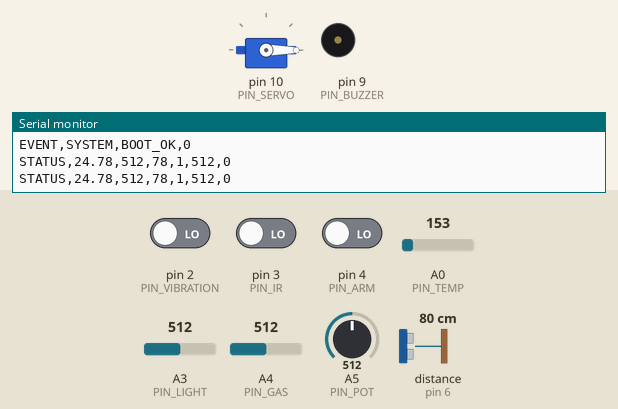
Bench run of a sketch on a simulated Arduino Uno, built with avr-gcc and run on an emulated ATmega328P. Parts: servo, buzzer (waves = sounding, pin HIGH), the last lines printed to the serial monitor. Wiring (inferred from the names in the program): ultrasonic range finder: trigger pin 5; echo pin 6. Inputs (shaded band) come from the test bench; at power-on: pin 4 (PIN_ARM) LOW, pin 2 (PIN_VIBRATION) LOW, pin 3 (PIN_IR) LOW, A0 (PIN_TEMP) = 153, A3 (PIN_LIGHT) = 512, A4 (PIN_GAS) = 512, A5 (PIN_POT) = 512, distance to the obstacle (sensor on pin 6) 80 cm. The echo pulse lasts 58.3 µs per cm; pins used as bus, display or sensor lines are not drawn.

Above: at 1.2 s.
1.3 s: pin 4 (PIN_ARM) driven HIGH
At 1.7 s:
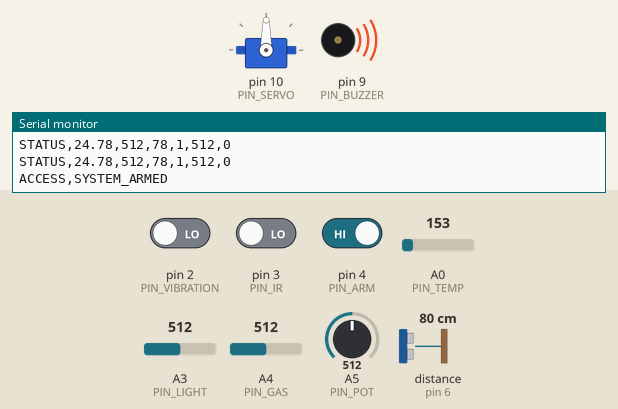
At 3.0 s:
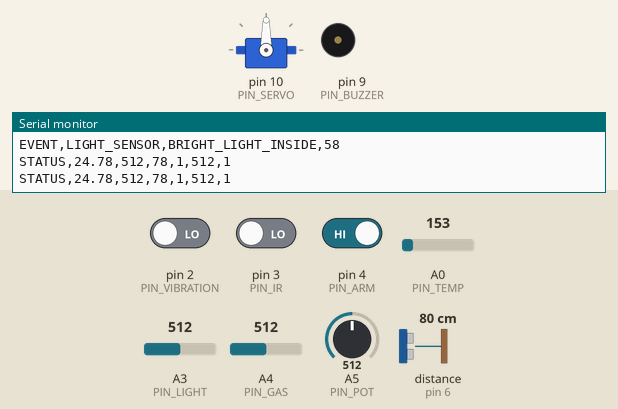
3.3 s: pin 4 (PIN_ARM) driven LOW
At 4.7 s:
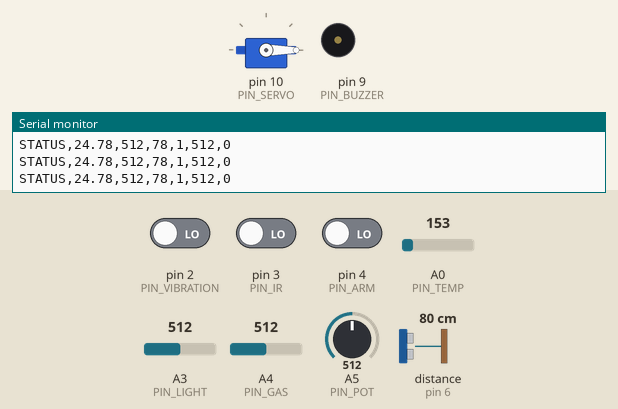
Timing chart, 0 to 6.3 s (numbered marks = the images above; inputs shaded):
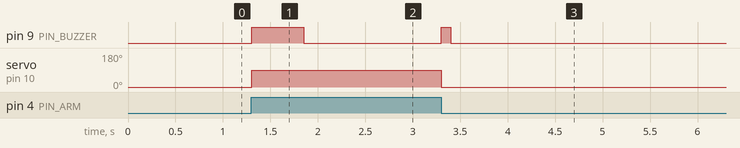

The sketch:

blood_bank_monitor.ino
```cpp
/*
 * Smart Tamper-Proof Blood Storage Box — Arduino UNO Firmware
 * ============================================================
 * Pin Map:
 *   A0  — Temperature sensor (analog, 10mV/°C type like LM35 or TMP36)
 *   A1  — Water / leak sensor (analog)
 *   A2  — Moisture sensor (analog)
 *   A3  — LDR light sensor (analog, HIGH = bright)
 *   A4  — Gas / air-quality sensor (MQ-2 or MQ-135)
 *   A5  — Potentiometer (live tamper-sensitivity tuner)
 *   D2  — Vibration sensor (digital, LOW = triggered on most SW-420 modules)
 *   D3  — IR break-beam / IR obstacle sensor (LOW = object detected / beam broken)
 *   D4  — Arm / Disarm switch (HIGH = ARMED)
 *   D5  — Ultrasonic TRIG
 *   D6  — Ultrasonic ECHO
 *   D9  — Buzzer (active buzzer)
 *   D10 — Servo signal (box lock)
 *
 * Serial Protocol (9600 baud, LF-terminated):
 *   STATUS,<temp_C>,<gas_raw>,<distance_cm>,<vibration>,<light_raw>,<armed>
 *   EVENT,<source>,<detail>,<tamper_score>
 *   ACCESS,<detail>
 */

#include <Servo.h>

// ── Pin definitions ─────────────────────────────────────────────────────────
const int PIN_TEMP      = A0;
const int PIN_WATER     = A1;
const int PIN_MOISTURE  = A2;
const int PIN_LIGHT     = A3;
const int PIN_GAS       = A4;
const int PIN_POT       = A5;

const int PIN_VIBRATION = 2;
const int PIN_IR        = 3;
const int PIN_ARM       = 4;
const int PIN_TRIG      = 5;
const int PIN_ECHO      = 6;
const int PIN_BUZZER    = 9;
const int PIN_SERVO     = 10;

// ── Thresholds (tune after bench test) ──────────────────────────────────────
float TEMP_MIN         = 2.0;    // °C — blood storage lower bound
float TEMP_MAX         = 8.0;    // °C — blood storage upper bound
int   GAS_THRESHOLD    = 400;    // raw ADC — above = gas alert
int   DIST_BASELINE    = 15;     // cm — expected distance inside box
int   DIST_TOLERANCE   = 5;      // cm — allowable deviation
int   LIGHT_THRESHOLD  = 200;    // raw ADC — above = lid likely open (bright)

// ── State ────────────────────────────────────────────────────────────────────
Servo lockServo;
bool  wasArmed       = false;
bool  wasIrTriggered = false;
bool  wasVibration   = false;

const int LOCKED_ANGLE   = 90;
const int UNLOCKED_ANGLE = 0;

unsigned long lastStatusMs   = 0;
unsigned long lastTamperMs   = 0;
const unsigned long STATUS_INTERVAL  = 500;   // ms between STATUS lines
const unsigned long TAMPER_COOLDOWN  = 2000;  // ms between EVENT lines

// ── Setup ────────────────────────────────────────────────────────────────────
void setup() {
  Serial.begin(9600);

  pinMode(PIN_VIBRATION, INPUT);
  pinMode(PIN_IR,        INPUT);
  pinMode(PIN_ARM,       INPUT);
  pinMode(PIN_TRIG,      OUTPUT);
  pinMode(PIN_ECHO,      INPUT);
  pinMode(PIN_BUZZER,    OUTPUT);

  lockServo.attach(PIN_SERVO);
  lockServo.write(UNLOCKED_ANGLE);
  digitalWrite(PIN_BUZZER, LOW);

  Serial.println("EVENT,SYSTEM,BOOT_OK,0");
}

// ── Helpers ──────────────────────────────────────────────────────────────────
float readTemperature() {
  int raw = analogRead(PIN_TEMP);
  // TMP36 / LM35 — adjust formula for your exact sensor:
  //   TMP36: voltage = (raw / 1023.0) * 5000 mV;  temp = (voltage - 500) / 10
  //   LM35:  voltage = (raw / 1023.0) * 5000 mV;  temp = voltage / 10
  float voltage = (raw / 1023.0) * 5000.0;
  return (voltage - 500.0) / 10.0;   // TMP36 formula
}

long readDistanceCm() {
  digitalWrite(PIN_TRIG, LOW);
  delayMicroseconds(2);
  digitalWrite(PIN_TRIG, HIGH);
  delayMicroseconds(10);
  digitalWrite(PIN_TRIG, LOW);
  long duration = pulseIn(PIN_ECHO, HIGH, 30000); // 30ms timeout
  if (duration == 0) return -1;
  return duration * 0.034 / 2;
}

int sensitivityFromPot() {
  // Potentiometer maps to a 0–100 sensitivity score offset
  return map(analogRead(PIN_POT), 0, 1023, 0, 100);
}

void buzz(int ms) {
  digitalWrite(PIN_BUZZER, HIGH);
  delay(ms);
  digitalWrite(PIN_BUZZER, LOW);
}

void sendEvent(const char* source, const char* detail, int score) {
  unsigned long now = millis();
  if (now - lastTamperMs < TAMPER_COOLDOWN) return;
  lastTamperMs = now;
  Serial.print("EVENT,");
  Serial.print(source);
  Serial.print(",");
  Serial.print(detail);
  Serial.print(",");
  Serial.println(score);
}

// ── Main loop ────────────────────────────────────────────────────────────────
void loop() {
  unsigned long now = millis();

  // ── Read sensors ──────────────────────────────────────────────────────────
  float temp     = readTemperature();
  int   gas      = analogRead(PIN_GAS);
  int   light    = analogRead(PIN_LIGHT);
  long  dist     = readDistanceCm();
  bool  vibTrig  = (digitalRead(PIN_VIBRATION) == LOW);  // SW-420: LOW = shake
  bool  irTrig   = (digitalRead(PIN_IR)        == LOW);  // LOW = beam broken
  bool  armed    = (digitalRead(PIN_ARM)        == HIGH);

  // ── Adjust thresholds live with potentiometer ──────────────────────────────
  int sensi = sensitivityFromPot();  // 0–100; higher = more sensitive

  // ── Arm / disarm transition ────────────────────────────────────────────────
  if (armed != wasArmed) {
    if (armed) {
      lockServo.write(LOCKED_ANGLE);
      Serial.println("ACCESS,SYSTEM_ARMED");
    } else {
      lockServo.write(UNLOCKED_ANGLE);
      Serial.println("ACCESS,AUTHORIZED_UNLOCK");
    }
    wasArmed = armed;
    buzz(100);
  }

  // ── Tamper checks (only when armed) ───────────────────────────────────────
  if (armed) {
    int score = 0;

    // IR beam broken → lid opened
    if (irTrig && !wasIrTriggered) {
      score = 70 + (sensi / 5);
      sendEvent("IR_SENSOR", "LID_OPEN_DETECTED", score);
      buzz(300);
    }
    wasIrTriggered = irTrig;

    // Vibration
    if (vibTrig && !wasVibration) {
      score = 40 + (sensi / 8);
      sendEvent("VIBRATION", "SHAKE_DETECTED", score);
      buzz(150);
    }
    wasVibration = vibTrig;

    // Light spike — lid open
    if (light > LIGHT_THRESHOLD) {
      score = 50 + (sensi / 6);
      sendEvent("LIGHT_SENSOR", "BRIGHT_LIGHT_INSIDE", score);
    }

    // Ultrasonic — unit missing / displaced
    if (dist > 0 && abs(dist - DIST_BASELINE) > DIST_TOLERANCE) {
      score = 85 + (sensi / 10);
      sendEvent("ULTRASONIC", "UNIT_POSITION_CHANGED", score);
    }

    // High gas
    if (gas > (GAS_THRESHOLD - sensi)) {
      sendEvent("GAS_SENSOR", "GAS_LEVEL_HIGH", 60);
    }

    // Temperature out of range
    if (temp < TEMP_MIN || temp > TEMP_MAX) {
      char detail[32];
      snprintf(detail, sizeof(detail), "TEMP_OUT_OF_RANGE_%.1fC", temp);
      sendEvent("TEMP_SENSOR", detail, 55);
    }
  }

  // ── Periodic STATUS line ──────────────────────────────────────────────────
  if (now - lastStatusMs >= STATUS_INTERVAL) {
    lastStatusMs = now;
    Serial.print("STATUS,");
    Serial.print(temp, 2);
    Serial.print(",");
    Serial.print(gas);
    Serial.print(",");
    Serial.print(dist);
    Serial.print(",");
    Serial.print(vibTrig ? 1 : 0);
    Serial.print(",");
    Serial.print(light);
    Serial.print(",");
    Serial.println(armed ? 1 : 0);
  }
}
```

Measured:
- after the input at 1.3 s, pin 9 (PIN_BUZZER): LOW → HIGH at once, → LOW 0.55 s later; servo on pin 10 (PIN_SERVO): 0° → 90° at once
- after the input at 3.3 s, pin 9 (PIN_BUZZER): LOW → HIGH at once, → LOW 0.10 s later; servo on pin 10 (PIN_SERVO): 90° → 0° at once
